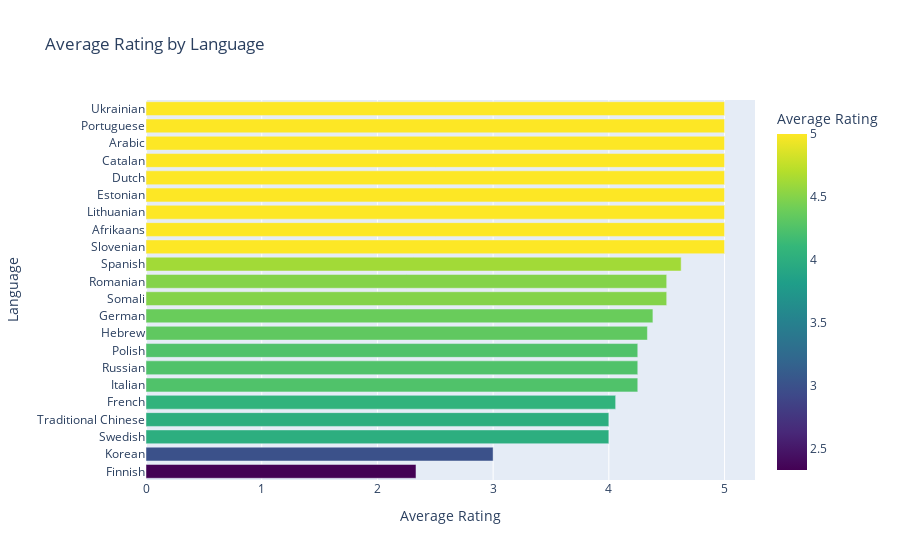

The code cell stored with this chart in its notebook:
### Markdown cell above
**Business Value and Graph interpretation:** The bar chart suggests which languages could be prioritized for website localization and which markets may hold potential for growth. Moreover, it signifies the importance of cultural sensitivity in service offerings to cater to a diverse customer base.

The bar chart shows that German has the most reviews after English, suggesting a substantial German-speaking customer base. This is followed by French, Spanish, and Italian, indicating a significant presence of customers from these language groups as well. The chart includes a variety of other languages with fewer reviews, pointing to a diverse, multilingual audience for the business.

**Code Explanation:** This code calculates the average rating for each language from the data_except_english dataframe and then creates a sorted interactive  bar chart, with languages on the y-axis and their average ratings on the x-axis. The bars are color-coded by sequential Viridis color scale, to visually differentiate between higher and lower ratings.

### Code cell
average_rating_by_language = data_except_english.groupby('lang_name')['rating'].mean().reset_index()

# Sorting values for better visualization
average_rating_by_language = average_rating_by_language.sort_values(by='rating')

# Create an interactive horizontal bar chart
fig = px.bar(average_rating_by_language, y='lang_name', x='rating',
             title="Average Rating by Language",
             labels={'rating': 'Average Rating', 'lang_name': 'Language'},
             orientation='h',
             color='rating',  # Color bars by average rating
             color_continuous_scale=px.colors.sequential.Viridis)  # Use a sequential color scale

# Show the figure
fig.show()

### Figure 1 — Plotly figure (JSON) as saved in the notebook; plotly's stock layout.template omitted (floating-point values rounded to 4 significant figures)
{"data": [{"alignmentgroup": "True", "hovertemplate": "Average Rating=%{marker.color}<br>Language=%{y}<extra></extra>", "legendgroup": "", "marker": {"color": [2.333, 3, 4, 4, 4.059, 4.25, 4.25, 4.25, 4.333, 4.381, 4.5, 4.5, 4.625, 5, 5, 5, 5, 5, 5, 5, 5, 5], "coloraxis": "coloraxis", "pattern": {"shape": ""}}, "name": "", "offsetgroup": "", "orientation": "h", "showlegend": false, "textposition": "auto", "type": "bar", "x": [2.333, 3, 4, 4, 4.059, 4.25, 4.25, 4.25, 4.333, 4.381, 4.5, 4.5, 4.625, 5, 5, 5, 5, 5, 5, 5, 5, 5], "xaxis": "x", "y": ["Finnish", "Korean", "Swedish", "Traditional Chinese", "French", "Italian", "Russian", "Polish", "Hebrew", "German", "Somali", "Romanian", "Spanish", "Slovenian", "Afrikaans", "Lithuanian", "Estonian", "Dutch", "Catalan", "Arabic", "Portuguese", "Ukrainian"], "yaxis": "y"}], "layout": {"barmode": "relative", "coloraxis": {"colorbar": {"title": {"text": "Average Rating"}}, "colorscale": [[0, "#440154"], [0.1111, "#482878"], [0.2222, "#3e4989"], [0.3333, "#31688e"], [0.4444, "#26828e"], [0.5556, "#1f9e89"], [0.6667, "#35b779"], [0.7778, "#6ece58"], [0.8889, "#b5de2b"], [1, "#fde725"]]}, "legend": {"tracegroupgap": 0}, "title": {"text": "Average Rating by Language"}, "xaxis": {"anchor": "y", "domain": [0, 1], "title": {"text": "Average Rating"}}, "yaxis": {"anchor": "x", "domain": [0, 1], "title": {"text": "Language"}}}}
